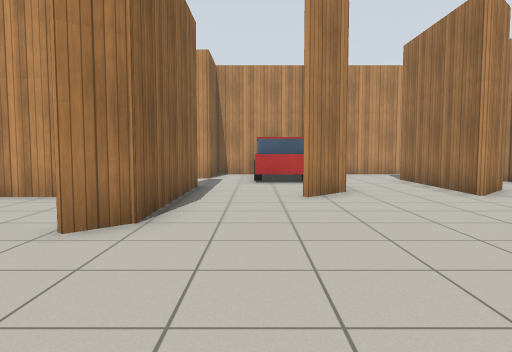
View 1 (above)

19 first-person views from a walk through a robot-simulator world made for Gazebo. The camera is 1 m above the floor, tilts 4° down and sees 70° across. Floor lines are 1 m apart. The floor is counted in squares, 1 m on a side. Each view is taken from the middle of a square. On the plan, view 1 faces up. The plan holds only what a view shows up to about 13 squares ahead; the rest is blank. The robots in the file are not drawn. Simple patterns stand in for the simulator's built-in surfaces. Simple shapes stand in for some stock models.

View 2
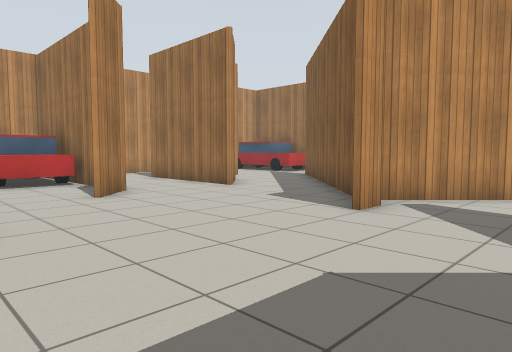

View 3
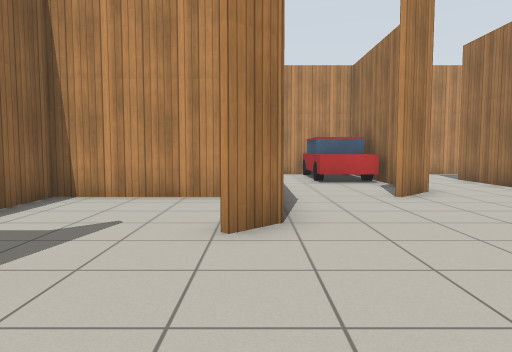

View 4
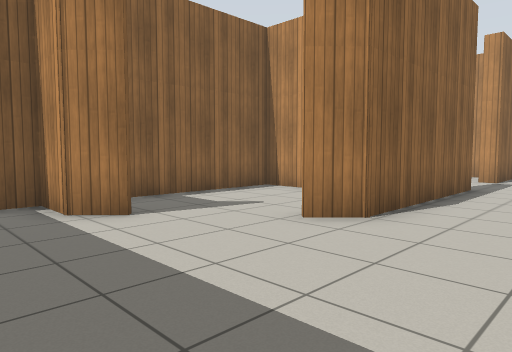

View 5
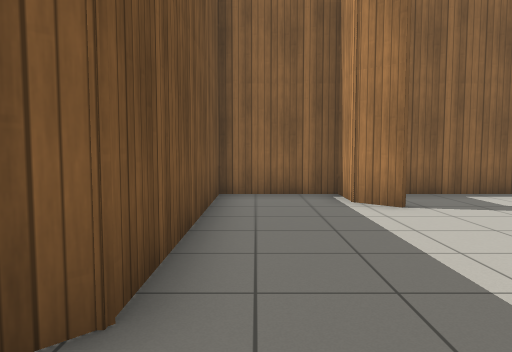

View 6
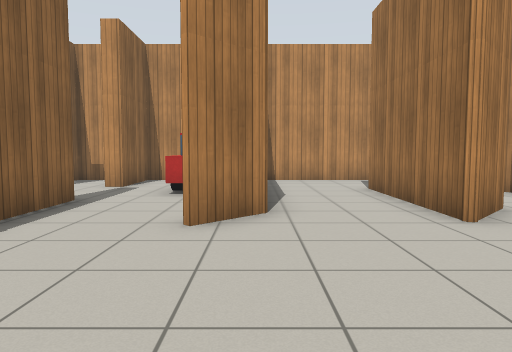

View 7
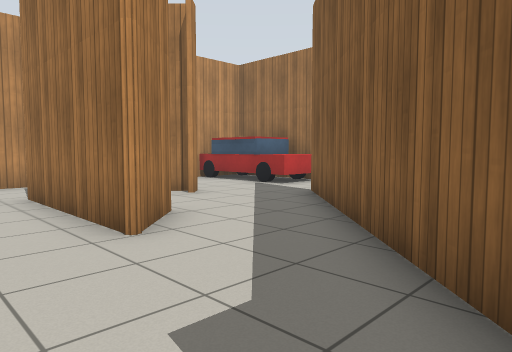

View 8
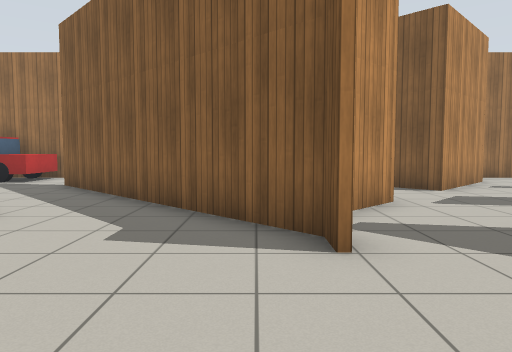

View 9
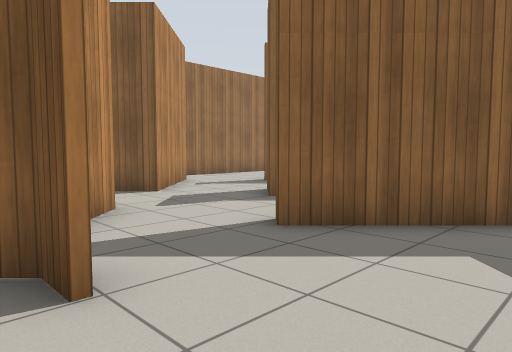

View 10
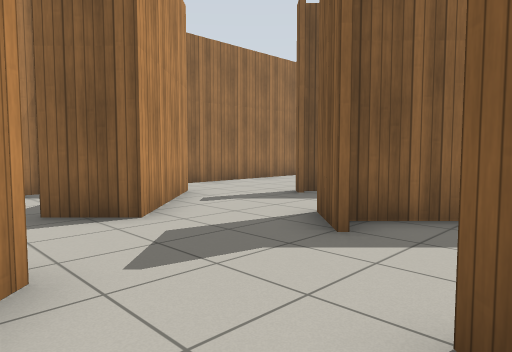

View 11
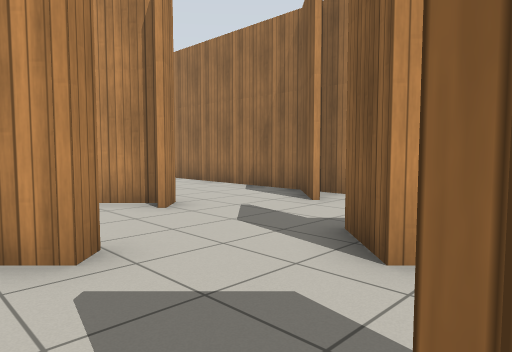

View 12
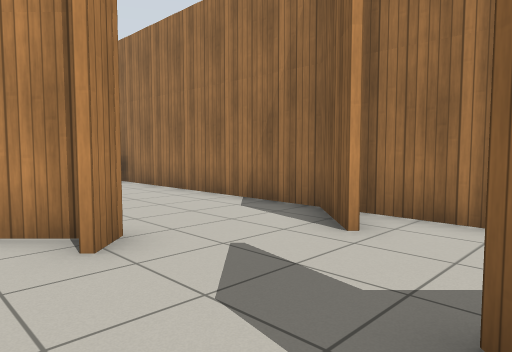

View 13
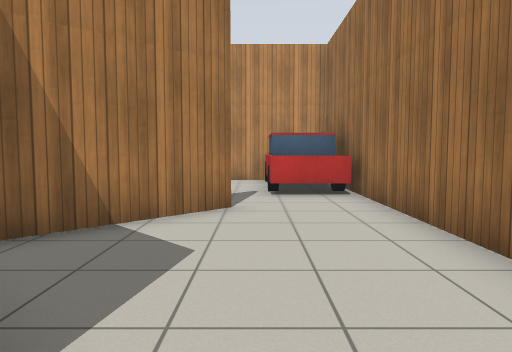

View 14
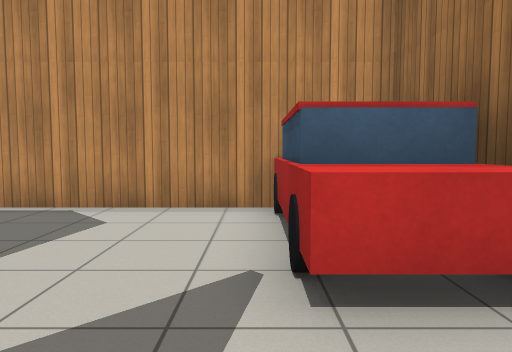

View 15
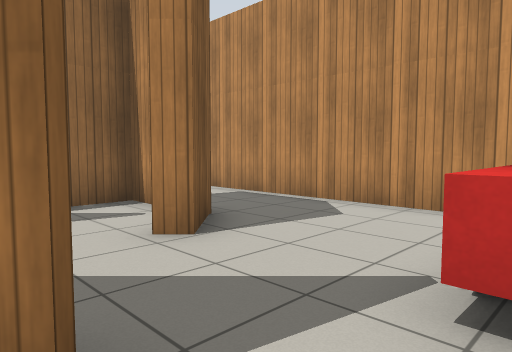

View 16
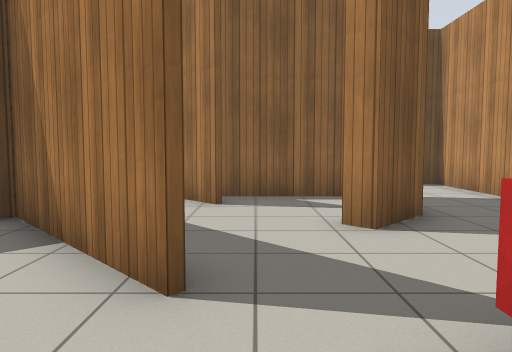

View 17
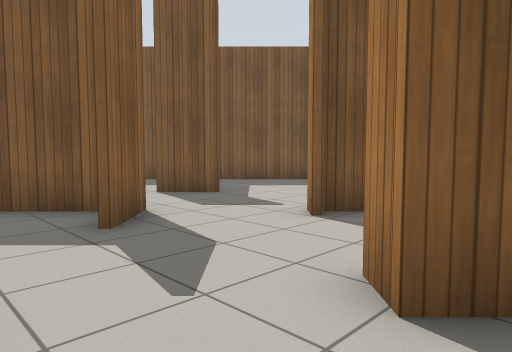

View 18
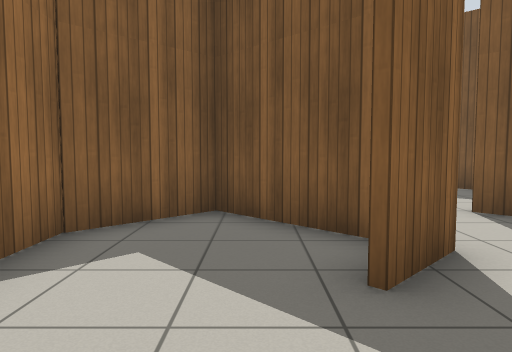

View 19
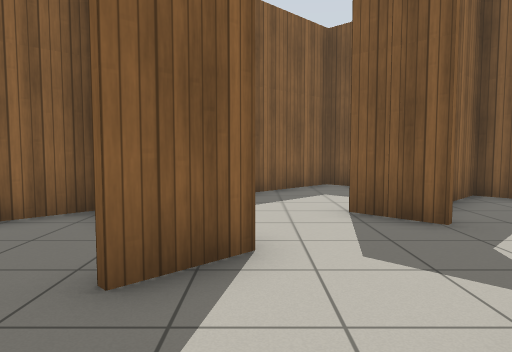

### Floor plan
Points are (right, up) in squares from view 1. A wall is a line through its corners. A room is listed if a view was taken in it or the views show most of it. See-through windows are left out.
Room 1 (views 1, 2, 3, 4, 5, 6, 7, 8, 9)
walls: (-2.8, 7.8) (-6.3, 7.8) (-6.3, -0.8) (0, -0.8) (0.4, -1.3); (2.2, 8.8) (1, 7.7); (-1.6, 10.4) (-1.6, 5) (-2.4, 4.2); (-4.3, 2.6) (-5, 1.9) (-6.4, 1.9); (3.5, 3.2) (4.2, 3.2) (7.2, 6.2); (2, 10.4) (2, 14.5); (1.9, -1.9) (4.2, 0.4); (-0.4, 15.4) (-1.6, 15.4) (-1.6, 13) (-2.3, 13); (-3, 15.4) (-4, 15.4)
ways out: opening at (4, 1.5) to room 2; opening at (5, 8.2) to room 2
objects: car (0, 11) to (1, 13)
Room 2 (views 10, 11, 12, 13, 14, 15, 16, 17, 18, 19)
walls: (9.4, 4.6) (9.9, 4.1) (9.3, 3.5); (10.6, 9.4) (7.5, 6.3); (9.6, 4.2) (8.7, 5.1); (7.2, 6.2) (10.5, 9.5); (6.3, 9.3) (5, 7.9) (5, 12.6); (8.3, 11.5) (7.8, 11.9); (11.9, 2.3) (13.4, 3.7) (13.4, 10.3); (7.5, 1.7) (7.1, 1.3) (5, 3.4); (6.5, 2.1) (7.1, 1.5); (7.4, 12.6) (8.5, 11.5) (8.1, 11.1); (5.9, 12.4) (5.1, 12.4) (5.1, 9.2); (4.4, 3.1) (3.5, 3.1); (9.6, -1) (11.7, -3) (13.4, -1.3) (13.4, 3.3); (11.5, 15.4) (2.2, 15.4) (2.2, 14.9); (4.2, 0.4) (4.6, 0); (10.2, -1.8) (9, -0.6) (10.1, 0.5); (6.4, -1.8) (7.6, -3); (1.8, -2.6) (4.2, -5.1) (6.7, -2.6)
ways out: opening at (4, 1.5) to room 1; opening at (5, 8.2) to room 1; opening at (8.5, -2)
objects: car (12, 11) to (13, 15)

Where each view was taken, in squares from view 1:
view 1: 0 up, 0 right, facing up
view 2: 0 up, 2 left, facing up-right
view 3: 0 up, 2 left, facing up
view 4: 0 up, 1 right, facing up-left
view 5: 0 up, 2 right, facing left
view 6: 3 up, 2 right, facing up
view 7: 4 up, 3 right, facing up-right
view 8: 4 up, 0 right, facing right
view 9: 4 up, 1 right, facing down-right
view 10: 2 up, 4 right, facing down-right
view 11: 2 down, 6 right, facing up-right
view 12: 0 up, 8 right, facing up-right
view 13: 3 up, 11 right, facing up
view 14: 9 up, 11 right, facing up
view 15: 9 up, 12 right, facing up-left
view 16: 10 up, 13 right, facing left
view 17: 5 up, 12 right, facing down-left
view 18: 3 up, 11 right, facing down
view 19: 3 up, 9 right, facing down
